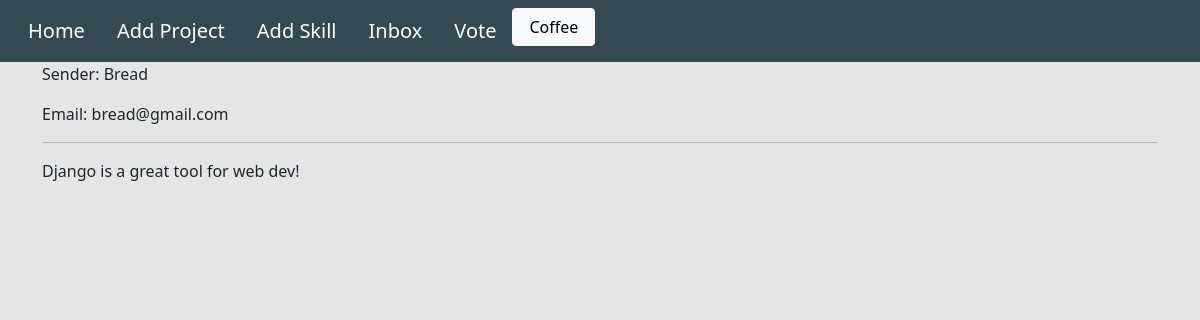
/message/6593e83a-be8f-4fe1-8727-7c68bf0aebee/ (signed in), run on the app's committed database.
### base/models.py (models this page shows, shortened)
class Message(models.Model):
    name = models.CharField(max_length=200)
    email = models.CharField(max_length=200)
    subject = models.CharField(max_length=200)
    body = models.TextField()
    is_read = models.BooleanField(default=False)
    created = models.DateTimeField(auto_now_add=True)
    id = models.UUIDField(default=uuid.uuid4, unique=True, primary_key=True, editable=False)

### base/views.py (the view)
# urls.py: path('message/<str:pk>/', views.messagePage, name='message'),
def messagePage(request, pk):
    message = Message.objects.get(id=pk)
    message.is_read = True
    message.save()
    context = {'message': message}
    return render(request, 'base/message.html', context)

### base/templates/base/message.html
{% extends "base/main.html" %}
{% load static %}
{% block content %}
    <div class="container">
    <p>Sender: {{message.name}}</p>
    <p>Email: {{message.email}}</p>
    <hr>
    <p>{{message.body}}</p>
    </div>
{% endblock content %}

### static/styles/main.css (style rules this page uses)
body { background-color: #e5e5e5 !important; }

### data on the page
Message: name "Bread", email "bread@gmail.com", body "Django is a great tool for web dev!"
